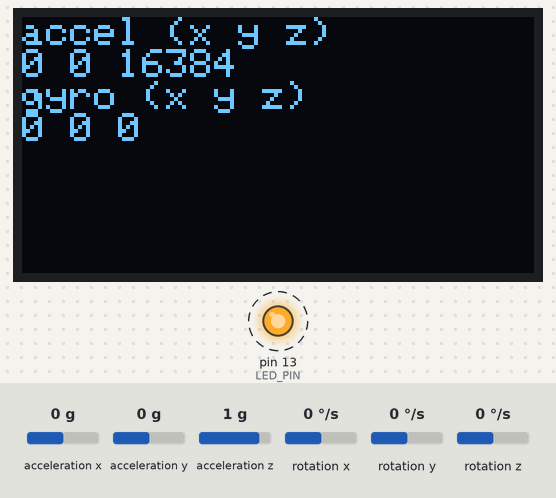
Bench run of a sketch on a simulated Arduino Uno, built with avr-gcc and run on an emulated ATmega328P. Parts: 128×64 one-colour display, output pins drawn as LEDs (lit = HIGH). Dashed ring = blinking. Inputs (shaded band) come from the test bench; at power-on: acceleration x 0 g, acceleration y 0 g, acceleration z 1 g, rotation x 0 °/s, rotation y 0 °/s, rotation z 0 °/s. The display library's start-up logo is not drawn; what the sketch prints to the serial monitor is not drawn.

Above: at 0.84 s.
1.4 s: acceleration x set to -1.4 g
At 2.1 s:
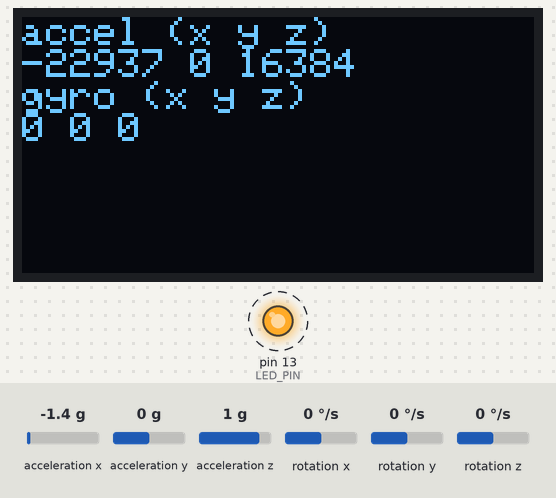
4.0 s: acceleration y set to -1.4 g
At 4.34 s:
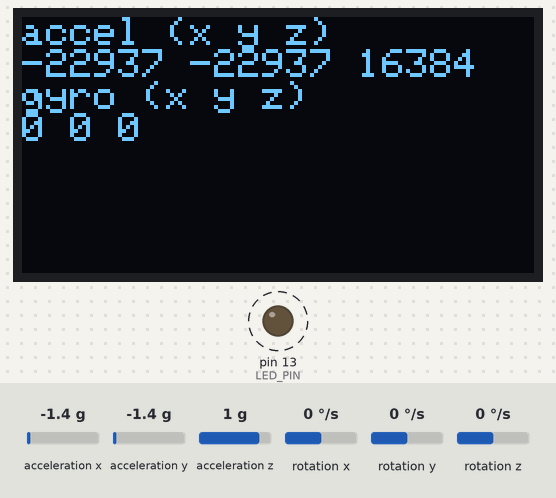
5.6 s: acceleration z set to -1.4 g
At 5.97 s:
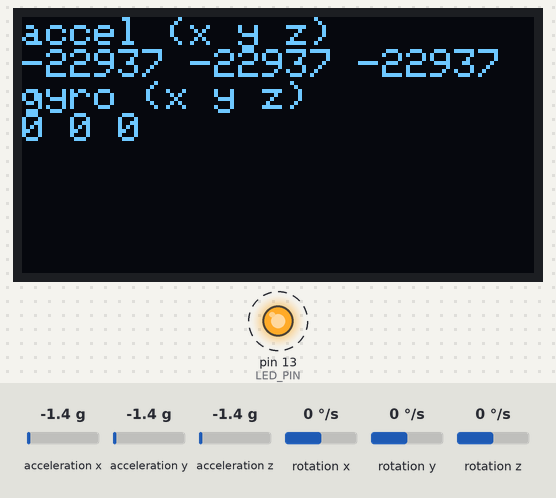
7.3 s: rotation x set to -192 °/s
At 7.93 s:
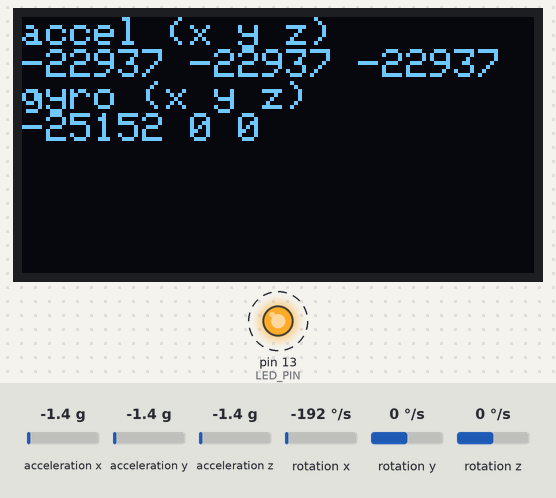
8.9 s: rotation y set to -192 °/s
At 9.26 s:
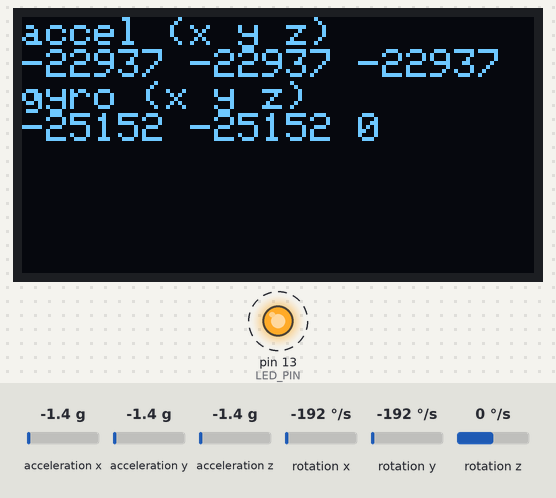
10.6 s: rotation z set to -192 °/s
At 10.92 s:
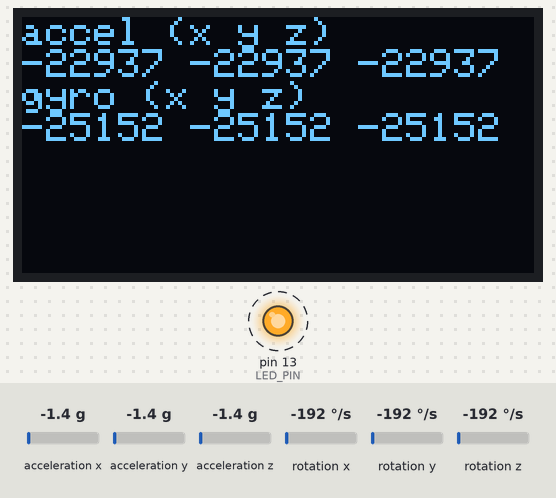
Timing chart, 0 to 13.2 s (numbered marks = the images above; inputs shaded):
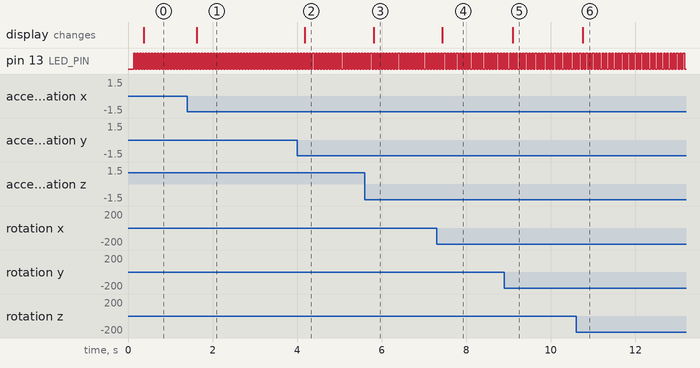

Measured:
- after the input at 1.4 s, the display: changes after 0.23 s (image 1)
- after the input at 4.0 s, the display: changes after 0.18 s (image 2)
- after the input at 5.6 s, the display: changes after 0.21 s (image 3)
- after the input at 7.3 s, the display: changes after 0.14 s (image 4)
- after the input at 8.9 s, the display: changes after 0.20 s (image 5)
- after the input at 10.6 s, the display: changes after 0.16 s (image 6)
- by itself, pin 13 (LED_PIN): alternates HIGH for 0.04 s and LOW for 0.04 s

The sketch:

gy521_mpu6050_1.ino
```cpp
// I2C device class (I2Cdev) demonstration Arduino sketch for MPU6050 class
// 10/7/2011 by Jeff Rowberg <jeff@rowberg.net>
// Updates should (hopefully) always be available at https://github.com/jrowberg/i2cdevlib
//
// Changelog:
//      2013-05-08 - added multiple output formats
//                 - added seamless Fastwire support
//      2011-10-07 - initial release

/* ============================================
I2Cdev device library code is placed under the MIT license
Copyright (c) 2011 Jeff Rowberg

Permission is hereby granted, free of charge, to any person obtaining a copy
of this software and associated documentation files (the "Software"), to deal
in the Software without restriction, including without limitation the rights
to use, copy, modify, merge, publish, distribute, sublicense, and/or sell
copies of the Software, and to permit persons to whom the Software is
furnished to do so, subject to the following conditions:

The above copyright notice and this permission notice shall be included in
all copies or substantial portions of the Software.

THE SOFTWARE IS PROVIDED "AS IS", WITHOUT WARRANTY OF ANY KIND, EXPRESS OR
IMPLIED, INCLUDING BUT NOT LIMITED TO THE WARRANTIES OF MERCHANTABILITY,
FITNESS FOR A PARTICULAR PURPOSE AND NONINFRINGEMENT. IN NO EVENT SHALL THE
AUTHORS OR COPYRIGHT HOLDERS BE LIABLE FOR ANY CLAIM, DAMAGES OR OTHER
LIABILITY, WHETHER IN AN ACTION OF CONTRACT, TORT OR OTHERWISE, ARISING FROM,
OUT OF OR IN CONNECTION WITH THE SOFTWARE OR THE USE OR OTHER DEALINGS IN
THE SOFTWARE.
===============================================
*/

#include <SPI.h>
#include <Adafruit_GFX.h>
#include <Adafruit_SSD1306.h>

#define OLED_RESET 4
Adafruit_SSD1306 display(OLED_RESET);

// I2Cdev and MPU6050 must be installed as libraries, or else the .cpp/.h files
// for both classes must be in the include path of your project
#include "I2Cdev.h"
#include "MPU6050.h"

// Arduino Wire library is required if I2Cdev I2CDEV_ARDUINO_WIRE implementation
// is used in I2Cdev.h
#if I2CDEV_IMPLEMENTATION == I2CDEV_ARDUINO_WIRE
    #include "Wire.h"
#endif

// class default I2C address is 0x68
// specific I2C addresses may be passed as a parameter here
// AD0 low = 0x68 (default for InvenSense evaluation board)
// AD0 high = 0x69
MPU6050 accelgyro;
//MPU6050 accelgyro(0x69); // <-- use for AD0 high

int16_t ax, ay, az;
int16_t gx, gy, gz;


// uncomment "OUTPUT_READABLE_ACCELGYRO" if you want to see a tab-separated
// list of the accel X/Y/Z and then gyro X/Y/Z values in decimal. Easy to read,
// not so easy to parse, and slow(er) over UART.
#define OUTPUT_READABLE_ACCELGYRO

// uncomment "OUTPUT_BINARY_ACCELGYRO" to send all 6 axes of data as 16-bit
// binary, one right after the other. This is very fast (as fast as possible
// without compression or data loss), and easy to parse, but impossible to read
// for a human.
//#define OUTPUT_BINARY_ACCELGYRO


#define LED_PIN 13
bool blinkState = false;

void setup() {
    display.begin(SSD1306_SWITCHCAPVCC, 0x3C);
  display.display();
  display.clearDisplay();
  display.setTextColor(WHITE);
  display.setTextSize(1);
  display.setCursor(0, 0);
  display.display();

    // join I2C bus (I2Cdev library doesn't do this automatically)
    #if I2CDEV_IMPLEMENTATION == I2CDEV_ARDUINO_WIRE
        Wire.begin();
    #elif I2CDEV_IMPLEMENTATION == I2CDEV_BUILTIN_FASTWIRE
        Fastwire::setup(400, true);
    #endif

    // initialize serial communication
    // (38400 chosen because it works as well at 8MHz as it does at 16MHz, but
    // it's really up to you depending on your project)
    Serial.begin(38400);

    // initialize device
    Serial.println("Initializing I2C devices...");
    accelgyro.initialize();

    // verify connection
    Serial.println("Testing device connections...");
    Serial.println(accelgyro.testConnection() ? "MPU6050 connection successful" : "MPU6050 connection failed");

    // use the code below to change accel/gyro offset values

    Serial.println("Updating internal sensor offsets...");
    // -76	-2359	1688	0	0	0
    /*
    Serial.print(accelgyro.getXAccelOffset()); Serial.print("\t"); // -76
    Serial.print(accelgyro.getYAccelOffset()); Serial.print("\t"); // -2359
    Serial.print(accelgyro.getZAccelOffset()); Serial.print("\t"); // 1688

    Serial.print(accelgyro.getXGyroOffset()); Serial.print("\t"); // 0
    Serial.print(accelgyro.getYGyroOffset()); Serial.print("\t"); // 0
    Serial.print(accelgyro.getZGyroOffset()); Serial.print("\t"); // 0
    Serial.print("\n");
    accelgyro.setXGyroOffset(220);
    accelgyro.setYGyroOffset(76);
    accelgyro.setZGyroOffset(-85);
    Serial.print(accelgyro.getXAccelOffset()); Serial.print("\t"); // -76
    Serial.print(accelgyro.getYAccelOffset()); Serial.print("\t"); // -2359
    Serial.print(accelgyro.getZAccelOffset()); Serial.print("\t"); // 1688
    Serial.print(accelgyro.getXGyroOffset()); Serial.print("\t"); // 0
    Serial.print(accelgyro.getYGyroOffset()); Serial.print("\t"); // 0
    Serial.print(accelgyro.getZGyroOffset()); Serial.print("\t"); // 0
    Serial.print("\n");
    */

    // configure Arduino LED for
    pinMode(LED_PIN, OUTPUT);
}

void loop() {
    // read raw accel/gyro measurements from device
    accelgyro.getMotion6(&ax, &ay, &az, &gx, &gy, &gz);

    // these methods (and a few others) are also available
    //accelgyro.getAcceleration(&ax, &ay, &az);
    //accelgyro.getRotation(&gx, &gy, &gz);

    display.clearDisplay();
  display.setCursor(0, 0);
  display.println(F("accel (x y z)"));
  display.print(ax);
  display.print(F(" "));
  display.print(ay);
  display.print(F(" "));
  display.println(az);

  // Print the raw gyro values.

  display.println(F("gyro (x y z)"));
  display.print(gx);
  display.print(F(" "));
  display.print(gy);
  display.print(F(" "));
  display.print(gz);
  display.display();

    // blink LED to indicate activity
    blinkState = !blinkState;
    digitalWrite(LED_PIN, blinkState);
}
```
